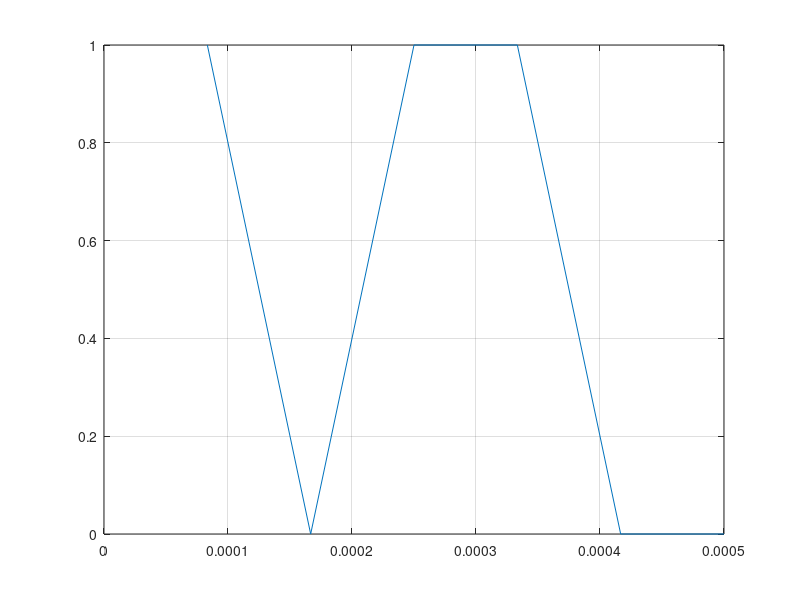

This figure's MATLAB source:
function Ex6()
   
    Fs = 12000;
    Nr_esantioane = 0.5*12; 
    n = 1:Nr_esantioane;
    for i = 1:1:Nr_esantioane
        v(i) = round(rand);
    end
    ts = 1/Fs;
    t = ts:ts:Nr_esantioane*ts;
    plot(t,v); % semnalul continuu in timp absolut
  
    %stem(n,v) %semnalul discret in functie de n
    grid 

end
